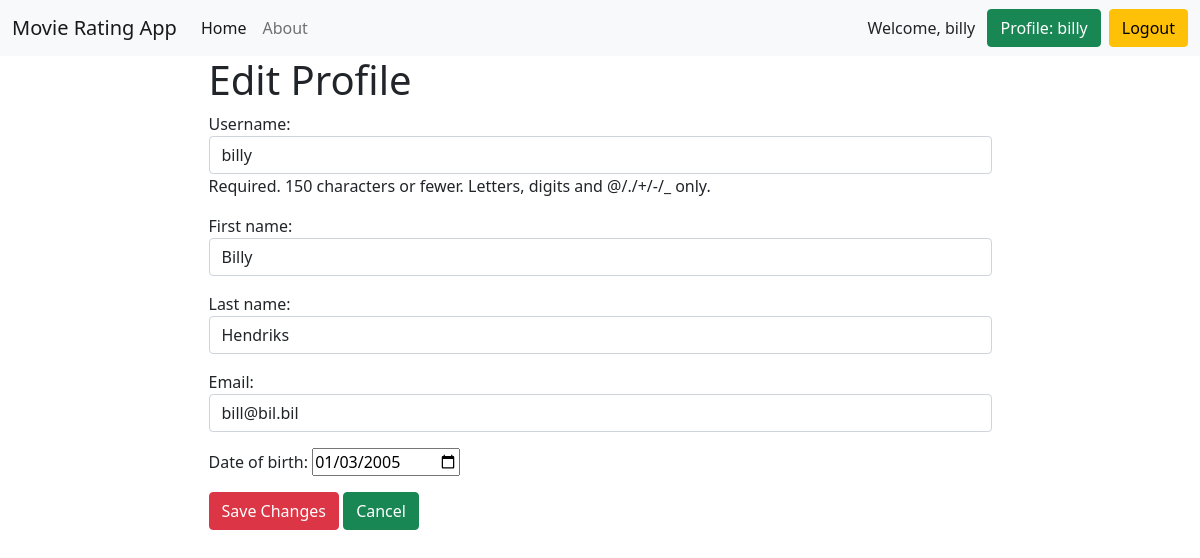
/users/profile/edit_user/7 (signed in), run on an earlier commit of the app's database.
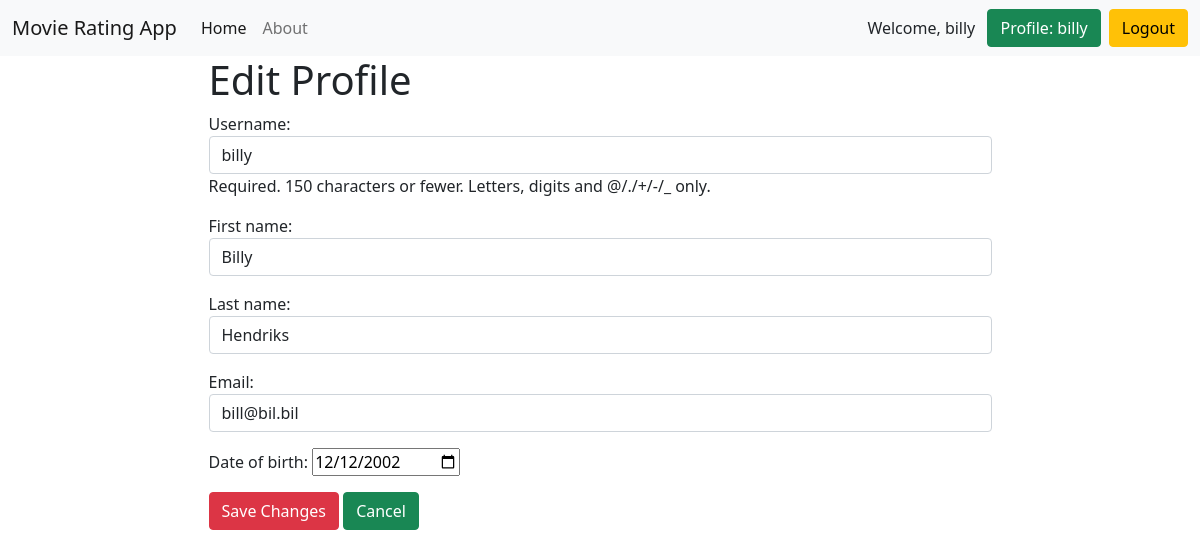
And on a later commit of the database.
### accounts/models.py (models this page shows, shortened)
class User(AbstractUser):
    email = models.EmailField(unique=True, verbose_name='email')
    date_of_birth = models.DateField(blank=True, null=True, verbose_name='date of birth')

### accounts/views.py (the view)
# urls.py: path('profile/edit_user/<int:pk>', edit_user, name='edit_user'),
@login_required
def edit_user(request, pk):
    user = User.objects.get(pk=pk)
    if request.method == 'POST':
        form = EditUserForm(instance=user, data=request.POST)
        if form.is_valid():
            form.save()
            messages.success(request, 'User data has been changed')
            return redirect('accounts:profile')
        else:
            messages.error(request, form.errors)
    else:
        form = EditUserForm(instance=user)
    return render(request, 'accounts/edit_user.html', {'user': user, 'form': form})

### accounts/forms.py
class EditUserForm(forms.ModelForm):
    class Meta:
        model = User
        fields = ['username', 'first_name', 'last_name', 'email', 'date_of_birth']
        widgets = {
            'username': forms.TextInput(attrs={'class': 'form-control'}),
            'first_name': forms.TextInput(attrs={'class': 'form-control'}),
            'last_name': forms.TextInput(attrs={'class': 'form-control'}),
            'email': forms.TextInput(attrs={'class': 'form-control'}),
            'date_of_birth': DateInput(),
        }

### accounts/templates/accounts/edit_user.html (shortened to what this page needs)
{% extends 'base.html' %}
{% block content %}
<div class="container">
    <h1>Edit Profile</h1>
    <form method="post">
        {{ form.as_p }}
        <button type="submit" class="btn btn-danger btn-block">Save Changes</button>
        <a class="btn btn-success" href="{% url 'accounts:profile' %}" type="submit">Cancel</a>
    </form>
</div>
{% endblock %}

### templates/base.html (shortened to what this page needs)
<!DOCTYPE html>
<html lang="en">
<head>
    <link href="https://cdn.jsdelivr.net/npm/bootstrap@5.1.3/dist/css/bootstrap.min.css" rel="stylesheet"
>
</head>
<body>
<nav class="navbar navbar-expand-lg navbar-light bg-light">
    <div class="container-fluid">
        <a class="navbar-brand" href="{% url 'home' %}">Movie Rating App</a>
        <div class="collapse navbar-collapse" id="navbarNavAltMarkup">
            <div class="navbar-nav">
                <a class="nav-link active" aria-current="page" href="{% url 'home' %}">Home</a>
                <a class="nav-link" href="{% url 'about' %}">About</a>
            </div>
        </div>
        {% if request.user.is_authenticated %}
        Welcome, {{ user.username }}
        &ensp;<a class="btn btn-success" href="{% url 'accounts:profile' %}" type="submit">Profile: {{ user.username }}</a>
        &ensp;<a class="btn btn-warning" href="{% url 'accounts:logout' %}" type="submit">Logout</a>
        {% else %}
        <a class="btn btn-warning" href="{% url 'accounts:login' %}" type="submit">Login</a>&ensp;
        <a class="btn btn-danger" href="{% url 'accounts:register' %}" type="submit">Sign Up</a>
        {% endif %}
    </div>
</nav>
<div class="container">
    <div class="row">
        <div class="col-md-9 m-auto">
            {% block content %}
            {% endblock %}
        </div>
    </div>
</div>
</body>
</html>

What changed in the data, as far as the page shows it:
changed User "billy": date_of_birth "01/03/2005" → "12/12/2002"
